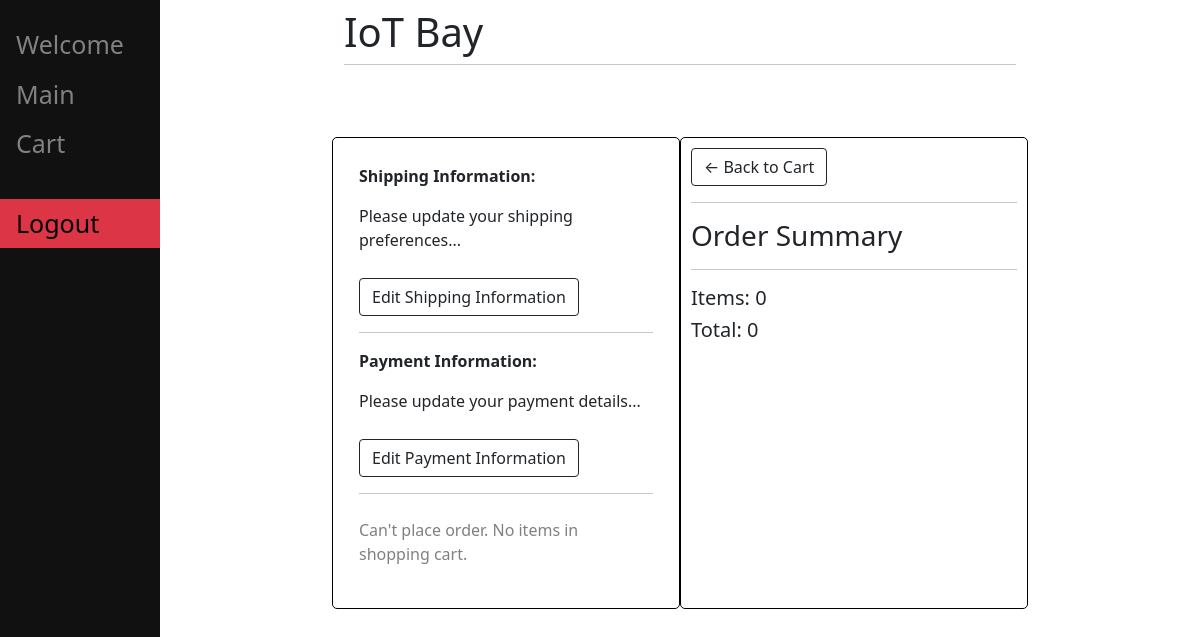
Before: /checkout/ (signed in) with the older database file.
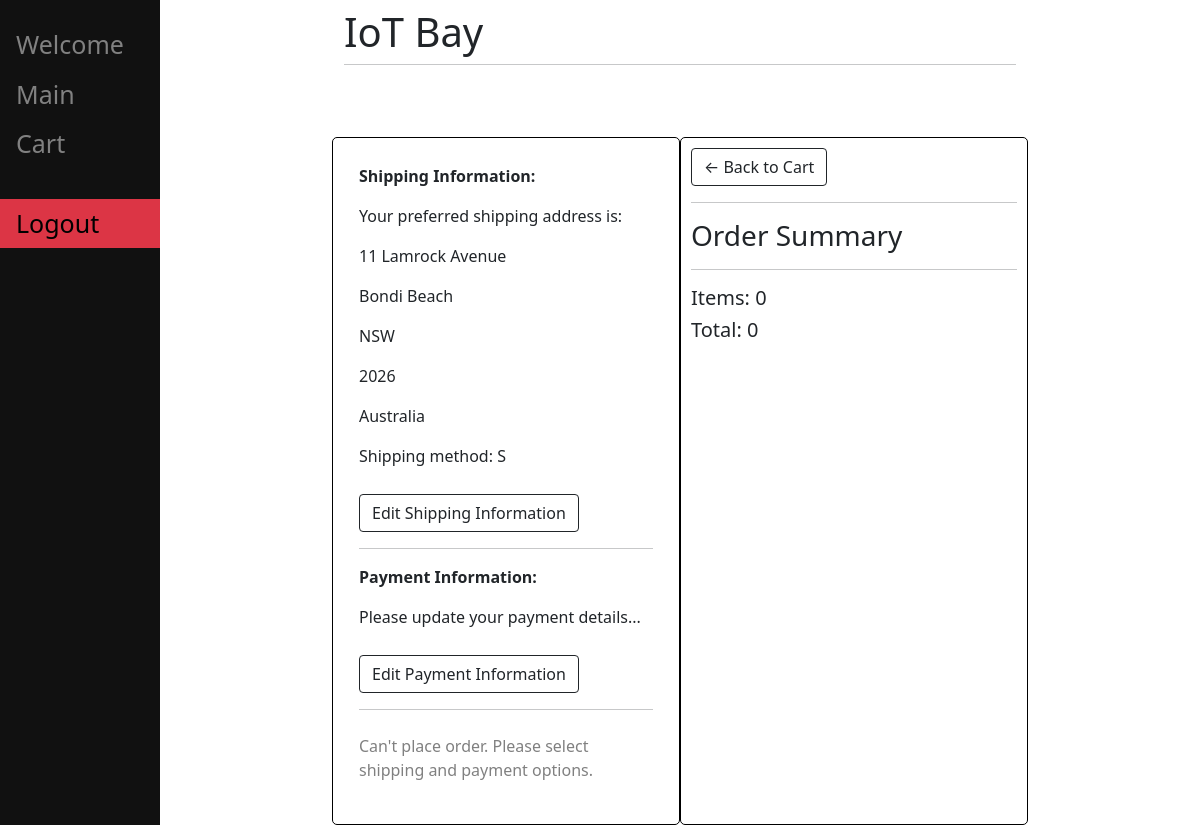
After: the same page with the newer database file.
### main/models.py (models this page shows, shortened)
class Shipping(models.Model):
    user = models.ForeignKey(User, on_delete=models.CASCADE)
    street_address = models.CharField(max_length=200, null=True)
    city = models.CharField(max_length=200, null=True)
    postcode = models.CharField(max_length=200, null=True)
    country = models.CharField(max_length=200, null=True)
    state = models.CharField(max_length=200, null=True)
    date = models.DateTimeField(auto_now_add=True)
    shipping_method = models.CharField(choices=SHIPPING_CHOICES, max_length=2, null=True)

### main/views.py (the view, shortened to what this page needs)
# urls.py: path('checkout/', v.CheckoutView.as_view(), name="checkout"),
class CheckoutView(View):
    def get(self, *args, **kwargs):
        if not self.request.user.is_authenticated:
            return redirect("/home")
        form = AddressForm()
        order, created = Order.objects.get_or_create(
            customer=self.request.user, complete=False
        )
        order_items = order.orderitem_set.all()
        try:
            payment = Payment.objects.get(customer=self.request.user)
            has_payment = True
        except:
            payment = None
            has_payment = False
        try:
            shipping = Shipping.objects.get(user=self.request.user)
            has_address = True
        except:
            shipping = None
            has_address = False
        cart_items = order.get_cart_items
        cart_total = order.get_cart_total
        context = {
            "form": form,
            "items": order_items,
            "cart_items": cart_items,
            "cart_total": cart_total,
            "payment": payment,
            "has_payment": has_payment,
            "shipping": shipping,
            "has_address": has_address,
        }
        return render(self.request, "Order_Management/checkout.html", context)

### main/models.py (called while the page is built)
    @property
    def get_cart_total(self):
        orderitems = self.orderitem_set.all()
        total = sum([item.total_price for item in orderitems])
        return total

    @property
    def get_cart_items(self):
        orderitems = self.orderitem_set.all()
        total = sum([item.quantity for item in orderitems])
        return total

### main/templates/Order_Management/checkout.html (shortened to what this page needs)
{% extends 'main/base.html' %}
{% load static %}
{% load crispy_forms_tags %}
{% block content %}
<main class="mt-5 pt-4">
    <div class="row">
        <div class="col-lg-6" style="border:1px solid black; padding: 10px; border-radius: 5px;">
            <form class="card-body" method="POST">
              <p><strong>Shipping Information:</strong></p>
              {% if has_address %}
                <p>Your preferred shipping address is:</p>
                <p>{{shipping.street_address}}</p>
                <p>{{shipping.city}}</p>
                <p>{{shipping.state}}</p>
                <p>{{shipping.postcode}}</p>
                <p>{{shipping.country}}</p>
                <p>Shipping method: {{shipping.shipping_method}}</p>
              {% else %}
                <p>Please update your shipping preferences...</p>
              {% endif %}
              <a class="btn btn-outline-dark" style = "margin-top: 10px;" href="/edit_shippment">Edit Shipping Information</a>
              <br>
              <hr>
              <div id="payment-info">
                  <p><strong>Payment Information:</strong></p>
                  {% if has_payment %}
                    <p>Your preferred payment is set to card number: {{payment.card_number}}</p>
                  {% else %}
                    <p>Please update your payment details...</p>
                  {% endif %}
                  <a class="btn btn-outline-dark" style = "margin-top: 10px;" href="/edit_payment">Edit Payment Information</a>
              </div>
              <hr class="mb-4">
              {% if not has_payment and has_address %}
                <p style="color:grey;">Can't place order. Please select shipping and payment options.</p>
              {% elif cart_items is 0 %}
                <p style="color:grey;">Can't place order. No items in shopping cart.</p>
              {% else %}
                <button class="btn btn-primary btn-lg btn-block" type="submit">Place Order</button>
              {% endif %}
            </form>
        </div>
            <div class="col-lg-6" style="border:1px solid black; padding: 10px; border-radius: 5px;">
                <div class="box-element" >
                    <a  class="btn btn-outline-dark" href="{% url 'cart' %}">&#x2190; Back to Cart</a>
                    <hr>
                    <h3>Order Summary</h3>
                    <hr>
                    <h5>Items:   {{cart_items}}</h5>
                    <h5>Total:   {{cart_total}}</h5>
                </div>
            </div>
          </div>
        </div>
</div>
{% endblock %}

### main/templates/main/base.html (shortened to what this page needs)
{% load static %}
<!DOCTYPE html>
<html lang="en">
	<head>
		<link
			href="https://cdn.jsdelivr.net/npm/bootstrap@5.1.3/dist/css/bootstrap.min.css"
			rel="stylesheet"
		/>
	</head>
	<body>
		<div class="sidenav">
		{% if user.is_authenticated %}
			<a href="/welcome">Welcome</a>
			<a href="/main">Main</a>
			<a href="/cart">Cart</a>
			<a class = 'btn-danger' style = "margin-top: 30px;color:black" href = "/logout">Logout</a>
		{% endif %}
		</div>
		<div id="content" , name="content" , class="main">
			<div class="row justify-content-center">
				<div class="col-8">
					<h1 class="mt-2">IoT Bay</h1>
					<hr class="mt-0 mb-4" />
					{% block content %} {% endblock %}
				</div>
	</body>
</html>

### main/templates/main/base.html (style rules this page uses)
.sidenav { height: 100%; width:160px; position: fixed; z-index: 1; top: 0; left: 0; background-color:#111; overflow-x: hidden; padding-top: 20px; }
.sidenav a { padding:6px 8px 6px 16px; text-decoration:none; font-size: 25px; color: #818181; display:block; }
.main { margin-left: 160px; padding: 0px 10px; }

Changed rows visible on the page:
added Shipping: street_address "11 Lamrock Avenue", city "Bondi Beach", state "NSW", postcode "2026", country "Australia", shipping_method "S"
Other visible differences:
text no longer shown: "Please update your shipping preferences... Can't place order. No items in shopping cart."
text now shown: "Your preferred shipping address is: Shipping method: Can't place order. Please select shipping and payment options."
